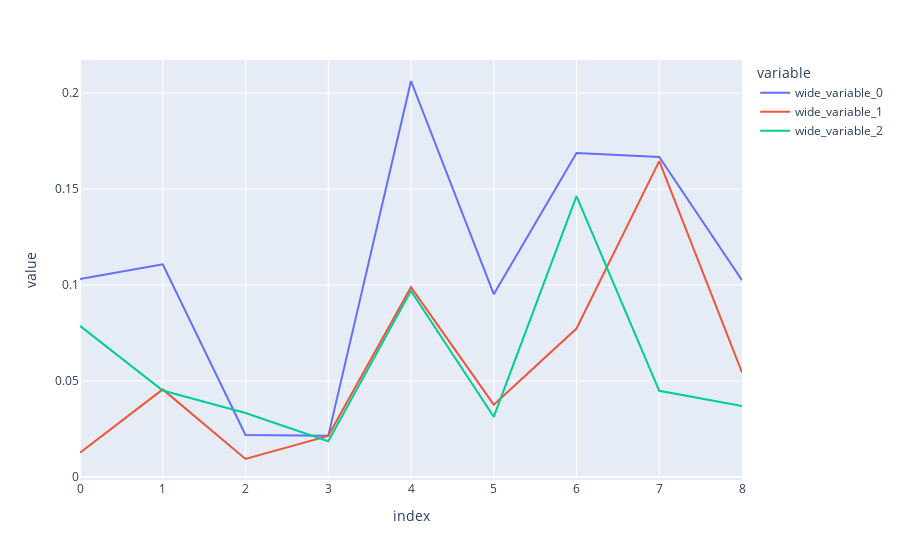

Notebook code for this chart:
### Code cell
fig = px.line(y=[predicted_y_1,predicted_y_4,predicted_y_5], title='')
fig.show()

### Figure 1 — Plotly figure (JSON) as saved in the notebook; plotly's stock layout.template omitted (floating-point values rounded to 4 significant figures)
{"data": [{"hovertemplate": "variable=wide_variable_0<br>index=%{x}<br>value=%{y}<extra></extra>", "legendgroup": "wide_variable_0", "line": {"color": "#636efa", "dash": "solid"}, "marker": {"symbol": "circle"}, "mode": "lines", "name": "wide_variable_0", "orientation": "v", "showlegend": true, "type": "scatter", "x": [0, 1, 2, 3, 4, 5, 6, 7, 8], "xaxis": "x", "y": [0.1031, 0.1108, 0.02187, 0.02143, 0.2062, 0.09522, 0.1687, 0.1667, 0.1025], "yaxis": "y"}, {"hovertemplate": "variable=wide_variable_1<br>index=%{x}<br>value=%{y}<extra></extra>", "legendgroup": "wide_variable_1", "line": {"color": "#EF553B", "dash": "solid"}, "marker": {"symbol": "circle"}, "mode": "lines", "name": "wide_variable_1", "orientation": "v", "showlegend": true, "type": "scatter", "x": [0, 1, 2, 3, 4, 5, 6, 7, 8], "xaxis": "x", "y": [0.01261, 0.04564, 0.009375, 0.02143, 0.09888, 0.0377, 0.07733, 0.1645, 0.05444], "yaxis": "y"}, {"hovertemplate": "variable=wide_variable_2<br>index=%{x}<br>value=%{y}<extra></extra>", "legendgroup": "wide_variable_2", "line": {"color": "#00cc96", "dash": "solid"}, "marker": {"symbol": "circle"}, "mode": "lines", "name": "wide_variable_2", "orientation": "v", "showlegend": true, "type": "scatter", "x": [0, 1, 2, 3, 4, 5, 6, 7, 8], "xaxis": "x", "y": [0.07871, 0.04502, 0.03333, 0.01863, 0.09695, 0.03135, 0.1462, 0.04487, 0.03694], "yaxis": "y"}], "layout": {"autosize": true, "legend": {"title": {"text": "variable"}, "tracegroupgap": 0}, "margin": {"t": 60}, "xaxis": {"anchor": "y", "autorange": true, "domain": [0, 1], "range": [0, 8], "title": {"text": "index"}, "type": "linear"}, "yaxis": {"anchor": "x", "autorange": true, "domain": [0, 1], "range": [-0.001562, 0.2172], "title": {"text": "value"}, "type": "linear"}}}
